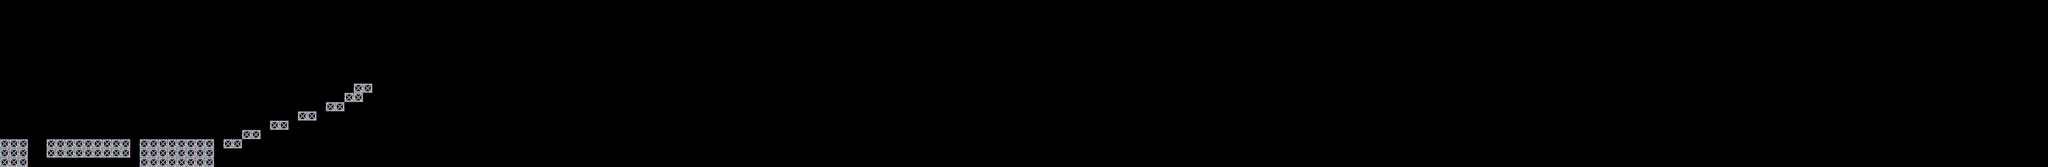

Below is a game level as drawn by its tile map, then a one-line description and the .tmx that defines it (tile-layer data replaced by summaries):
An orthogonal 220x18 tile map with 32x32 px tiles, 2 tile layers (Foreground, Background), 2 tilesets and 4 objects (floor, player_start, enemy).

<map version="1.0" orientation="orthogonal" width="220" height="18" tilewidth="32" tileheight="32">
 <tileset firstgid="1" name="level" tilewidth="32" tileheight="32">
  <image source="level.png" width="384" height="608" />
 </tileset>
 <tileset firstgid="229" name="coin" tilewidth="32" tileheight="32">
  <image source="coin.png" width="32" height="32" />
 </tileset>
 <layer name="Foreground" width="220" height="18">
  <properties>
   <property name="tileset" value="level" />
  </properties>
  <data>[3960 cells, 65 non-empty, 1 distinct tile ids]</data>
 </layer>
 <layer name="Background" width="220" height="18">
  <properties>
   <property name="nocollide" value="true" />
   <property name="tileset" value="level" />
  </properties>
  <data>[3960 cells, 65 non-empty, 1 distinct tile ids]</data>
 </layer>
 <objectgroup color="#ff0000" name="floor" width="220" height="18">
  <object name="floor" type="floor" x="0" y="544" width="1152" height="32" />
 </objectgroup>
 <objectgroup color="#0000ff" name="player start" width="220" height="18">
  <object name="start" type="player_start" x="32" y="416" width="32" height="32" />
 </objectgroup>
 <objectgroup color="#a40002" name="exit" width="220" height="18">
  <object x="1216" y="224" width="32" height="32" />
 </objectgroup>
 <objectgroup name="enemy" width="220" height="18">
  <object name="enemy" type="enemy" x="288" y="416" width="32" height="32" />
 </objectgroup>
</map>
